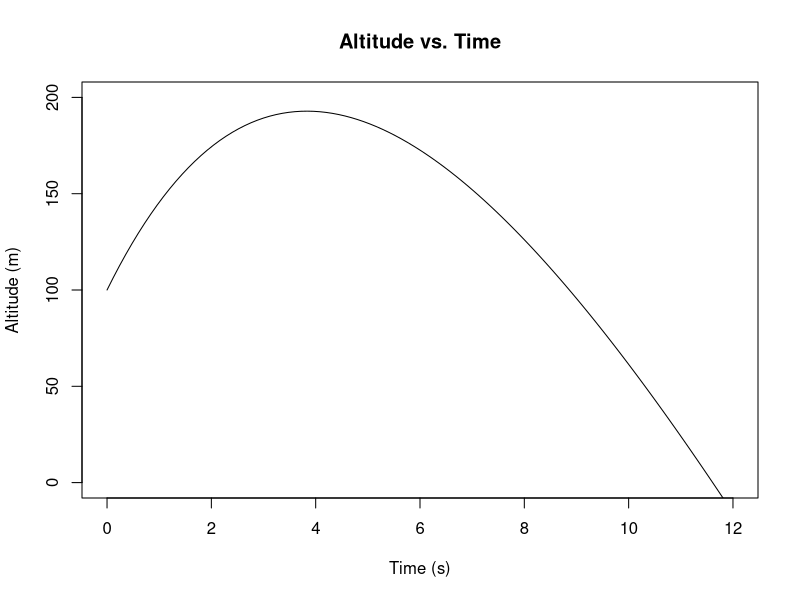
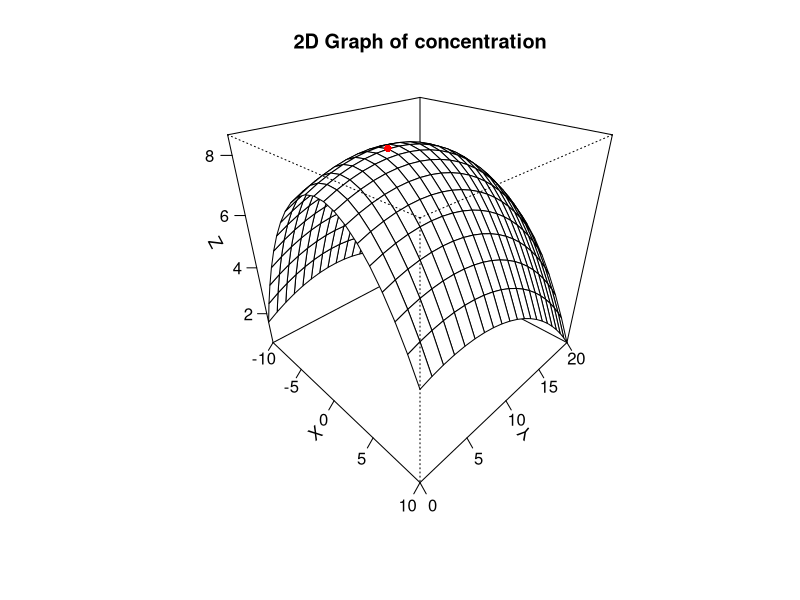

These figures' R source, in order:
## ---- chunk 1
z = function(x){
  return(100 + (80 / 15) * (55 + ((80 * 9.81) / 15)) * (1 - exp(-1 * (15 / 80) * x)) - (((80 * 9.81) / 15) * x))
}

curve(expr = z, from = 0, to = 12, xlab = "Time (s)", ylab = "Altitude (m)", main = "Altitude vs. Time", xlim = c(0, 12), ylim = c(0, 200))
## ---- chunk 2
zeroHeight = uniroot(f = z, interval = c(0, 12))
print(paste0("The object strikes the ground at ", zeroHeight$root, " seconds."))
## ---- chunk 3
max = optimize(f = z, interval = 0:12, maximum = TRUE)
print(paste0("The objects maximum height is: ", max$objective, " meters."))
## ---- chunk 4
print(paste0("The object reaches its maximum height at ", max$maximum, " seconds."))
## ---- chunk 5
f = function(x, y){
  return(7.9 + (.13 * x) + (.21 * y) - (.05 * x^2) - (.016 * y^2) - (.007 * x * y))
}

grad.f.par = function(par) {
  x = par[1]
  y = par[2]
  df.dx = 0.13 - (.1 * x) - (0.007 * y)
  df.dy = 0.21 - (.032 * y) - (0.007 * x)
  return(c(df.dx, df.dy))
}

gradient.descent = function(par, gr, gamma = .1, epsilon = .01, n = 1000, verbose = FALSE, ...) {
  final = par
  
  for (i in seq_len(n)) {
    if(f(final[1], final[2]) < f(par[1], par[2])){
      final = par
    }
    
    gradient = gr(par, ...)
    par = par + gamma * gradient
    gradient.size = sum(abs(gradient))

    if (gradient.size < epsilon) {
      break
    }
  }
  
  return(final)
}

point = gradient.descent(par = c(-10, 0), gr = grad.f.par, verbose = FALSE)

grid.n = 20
grid.x = seq(-10, 10)
grid.y = seq(0, 20)
grid.z = outer(X = grid.x, Y = grid.y, FUN = f)
persp.out = persp(grid.x, grid.y, grid.z, main = "2D Graph of concentration", xlab = "X", ylab = "Y", zlab = "Z", ticktype = "detailed", theta = 45, phi = 30)
points(trans3d(point[1], point[2], f(point[1], point[2]), pmat = persp.out), col = "red", pch = 16)

#optim(par = c(-10, 0), fn = f, gr = NULL, method = "Nelder-Mead")
#optim(par = c(-10, 0), fn = f, gr = grad.f.par, method = "BFGS")

